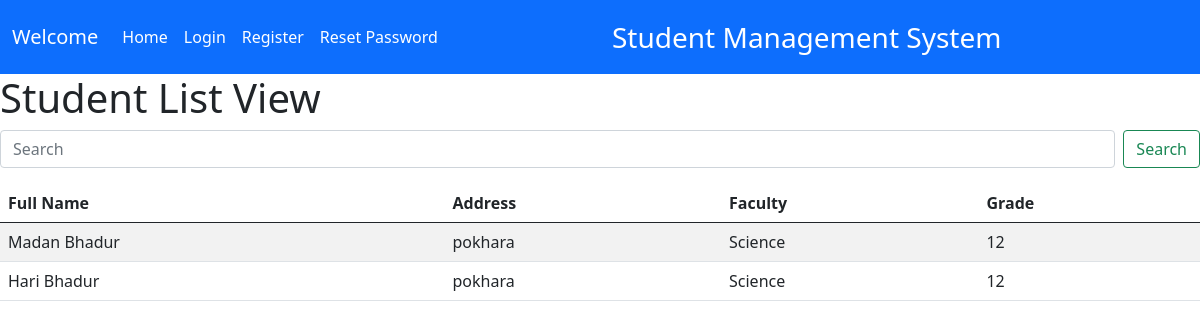
Screenshot of /student_list with the database file from the repository.
### student/models.py (models this page shows, shortened)
class Person(models.Model):
    fname = models.CharField(max_length=200,validators=[validators.MinLengthValidator(3)])
    lname = models.CharField(max_length=200,validators=[validators.MinLengthValidator(3)])
    address = models.CharField(max_length=200)
    class Meta:
        abstract = True

class Student(Person, models.Model):
     photo = models.ImageField(upload_to ='static/uploads/')
     email = models.EmailField(validators=[validators.EmailValidator,],unique=True)
     DOB = models.DateField()
     age = models.IntegerField(validators=[validators.MinValueValidator(1),validators.MinValueValidator(25)],null=True)
     grade = models.IntegerField(validators=[validators.MinValueValidator(10),validators.MinValueValidator(12)])
     roll_no = models.IntegerField(validators=[validators.MinValueValidator(1)],unique=True)
     faculty = models.ForeignKey(Faculty,on_delete=models.CASCADE,related_name='enrolled')

class Faculty(models.Model):
    name = models.CharField(max_length=200,validators=[validators.MinLengthValidator(3)],unique=True)
    teacher = models.ManyToManyField(Supervisior,related_name='supervisor')
    subject = models.ManyToManyField(Subject,related_name="contains")

### student/views.py (the view, shortened to what this page needs)
# urls.py: path('student_list',StudentListView.as_view(),name='student_list'),
class StudentListView(ListView):
    model = Student
    template_name = 'student_list.html'

### student/templates/student_list.html (shortened to what this page needs)
{% extends 'layout.html' %}
{% block body %}
<h1>Student List View</h1>
<form class="d-flex" method="post">
  <input class="form-control me-2" type="search" name="studentname" placeholder="Search" aria-label="Search">
  <button class="btn btn-outline-success" type="submit">Search</button>
</form>
<table class="table table-striped table-hover">
    <thead>
        <tr>
          <th scope="col">Full Name</th>
          <th scope="col">Address</th>
          <th scope="col">Faculty</th>
          <th scope="col">Grade</th>
        </tr>
      </thead>
      <tbody>
          {% for student in object_list %}
        <tr>
          <td>{{student.fname}}&nbsp;{{student.lname}}</td>
          <td>{{student.address}}</td>
          <td>{{student.faculty.name}}</td>
          <td>{{student.grade}}&nbsp;{% if user.is_authenticated %}<a href="{%url 'student_detail' student.pk%}"> <button class="btn btn-primary">Details</button></a>{% endif %}</td>
        </tr>
        {% endfor %}
      </tbody>
</table>
{% endblock %}

### rows the page displays
Student: fname "Madan", lname "Bhadur", address "pokhara", faculty.name "Science", grade "12"
Student: fname "Hari", lname "Bhadur", address "pokhara", faculty.name "Science", grade "12"
